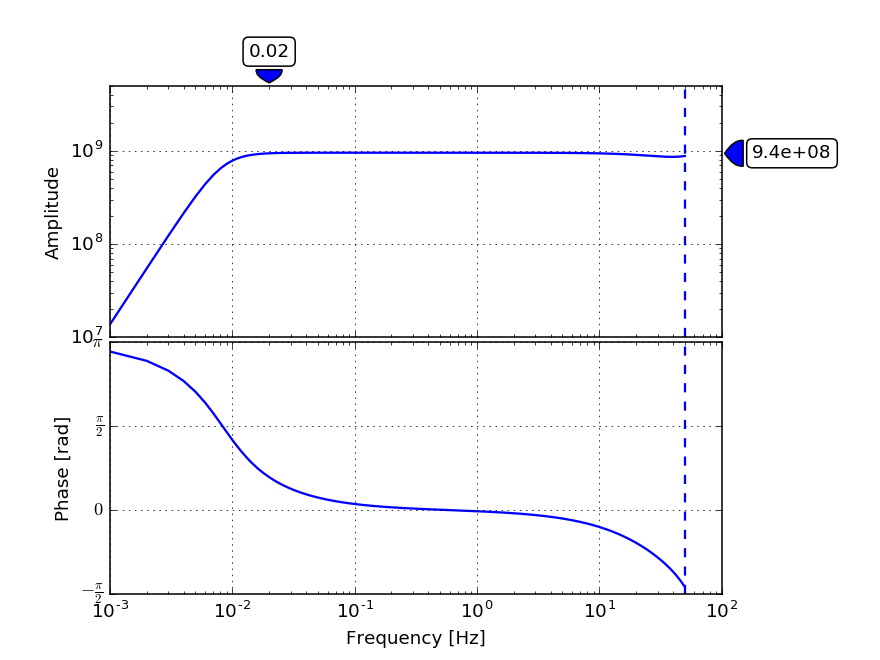

Here is the Python script that generated this plot:
from obspy import read_inventory
cha = read_inventory()[0][0][0]
cha.plot(0.001, output="VEL")
